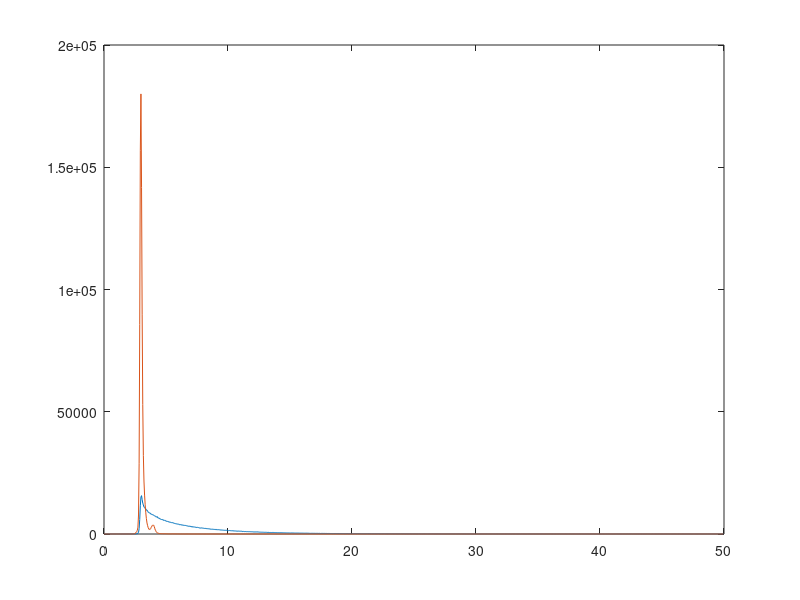

Reproduce this figure in MATLAB. (Note: this script raises an error after producing the figure.)
close all; clear; clc;

%% Load data
D = csvread('./data/data_1.csv',1,0);
%D = csvread('./data/data_2.csv',1,0);
t = D(:,1); y1 = D(:,2);

D = csvread('./data/irf.csv',1,0);
irf = D(:,2);

%% Plot
figure(1); clf;
plot(t,y1,t,irf);
a = gca; a.YScale = 'log';
grid on; box on; axis square;

%% Preprocess irf
% Noise floor ought to be removed from the irf, and then added back up
% after the convolution. Otherwise the parts of the signal which are
% ought to be flat (e.g. pre t0 counts), are not.
smooth = @(x,N) conv(x,(1-cos( 2*pi*linspace(0,1,N+3)))./(N+2),'same'); % Hann-window smoothing
irf2 = smooth(irf,0); % Smooth irf a little bit
irf_noise_floor = median(irf2); % Estimate the noise floor
irf2 = irf2 - irf_noise_floor;
irf2 = irf2./sum(irf2); % Normalise irf to unit 
irf_fun = @(k) interp1(t,irf2,k,'linear',0);

% Determine the width of the irf
gaussian = @(x,center,width,height) exp( -4.*log(2).*((x-center)./width).^2 ) .* height;
[max_irf,I] = max(irf);
p0 = [t(I),0.1];
f = @(p) mean( (irf-gaussian(t,p(1),p(2),max_irf)).^2 );
pf = fminsearch(f,p0);
irf_width = pf(2);

% To be passed to the optimisation function
irf_cell = {irf_fun,irf_noise_floor,irf_width};

%% Make up weights vector
w = smooth(log10(y1),11); w(isnan(w)|isinf(w)) = 0;
w = w.^2; % Prop. to sqyare signal
w = w./max(w); % Normalise
w = 0.05+0.95*w; % Still care about noise floor somewhat

%% Single exponential + IRF + t0 + noise floor
% Don't use weights for this fit, since it only gives an overall idea of
% the signal anyway
f = @(p) optimfun_irf(p,t,log10(y1),irf_cell,[],false);
p0 = [0, 0, 1e4, 10];
pf = fminsearch(f,p0);
[~,m] = optimfun_irf(pf,t,log10(y1),irf_cell,[],true); % Plot and get the model function

%% Double exponential + IRF + t0 + noise floor
f = @(p) optimfun_irf(p,t,log10(y1),irf_cell,w,false);
p0 = [0, 3, 7e3, 4.5, 1e4, 0.3];
options = optimset('Display','iter','MaxFunEvals',1e6,'MaxIter',1e4);
pf = fminsearch(f,p0,options);
[~,m] = optimfun_irf(pf,t,log10(y1),irf_cell,w,true);

%% Tripple exponential + IRF + t0 + noise floor
f = @(p) optimfun_irf(p,t,log10(y1),irf_cell,w,false);
p0 = [0, 0, 6e3, 4.5, 4.7e3, 1.7, 3.6e4, 0.2]; % <- Relatively good starting point
options = optimset('Display','iter','MaxFunEvals',1e6,'MaxIter',1e4);
pf = fminsearch(f,p0,options);
[fval,m] = optimfun_irf(pf,t,log10(y1),irf_cell,w,true);

% Print fit result
fprintf('Tripple exponential fit results\n')
fprintf(' Rms residuals: %.4f log10(counts)\n',fval);
fprintf(' t0: %.2f ns\n',pf(1));
fprintf(' Noise floor: %.1f counts\n',pf(2));
enum = {'1st','2nd','3rd'};
for j = 1:3
    fprintf(' %s component\n',enum{j})
    fprintf('  Magnitude: %.0f counts\n',pf(3+2*(j-1)));
    fprintf('  Time constant: %.2f ns\n',pf(4+2*(j-1)));
end

%% Tripple exponential + IRF (t0 and noise floor fixed at 0)
% Since t0 and noise floor are expressed by the IRF, they ought to be 0.
% Hence, might as well reduce model complexity and remove them.
f = @(p) optimfun_irf([0,0,p],t,log10(y1),irf_cell,w,false);
p0 = [6e3 4.5 4.7e3 1.7 3.6e4, 0.2];
options = optimset('Display','iter','MaxFunEvals',1e6,'MaxIter',5e4);
pf = fminsearch(f,p0,options);
[~,m] = optimfun_irf([0,0,pf],t,log10(y1),irf_cell,w,true);

% Print fit result
fprintf('Tripple exponential fit results\n')
fprintf(' Rms residuals: %.4f log10(counts)\n',fval);
enum = {'1st','2nd','3rd'};
for j = 1:3
    fprintf(' %s component\n',enum{j})
    fprintf('  Magnitude: %.0f counts\n',pf(1+2*(j-1)));
    fprintf('  Time constant: %.2f ns\n',pf(2+2*(j-1)));
end

%%
p = pf;
data = log10(y1);
fit = log10(m(t,[0,0,p]));
fit_noise_floor = p(2);
delta = data-fit;

d = 3;

figure(1); clf;
s = subplot(4,1,1:3); hold on;
plot(t(1:d:end),data(1:d:end),'ko','MarkerSize',4,'Color',[1 1 1]*0.7)
plot(t,fit,'-','LineWidth',1);

% Plot all the exp. impulse response functions
for j = 1:numel(p)/2
    offset = 2*(j-1);
    y = @(t) eir(t,0,p(1+offset),p(2+offset));
    plot(t,log10(irf_conv(y,irf_fun,t) + irf_noise_floor))
end
grid on; box on;
title('TCSPC data fit, with IRF, %d eir functions')
xlim([min(t),max(t)]); ylim([0 4.5]);
ylabel('log_{10}( Intensity / counts )');
s.XTickLabel = [];

%{{
s = subplot(4,1,4);
stem(t(1:d:end),delta(1:d:end),'k.');
xlim([min(t),max(t)]);
s.YLim = [-1 1]*0.2;
grid on; box on;
title('Residuals');
xlabel('time / ps'); ylabel('\Delta log_{10}( I )');
xlim([0 50]);